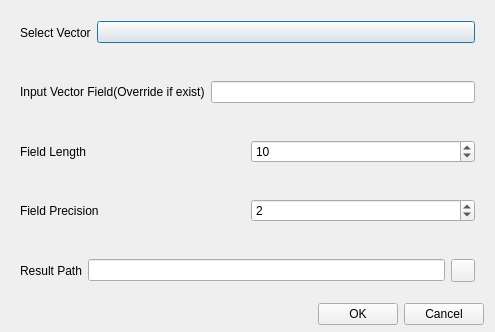
<?xml version="1.0" encoding="UTF-8"?>
<ui version="4.0">
 <class>shpCalAreaDialog</class>
 <widget class="QDialog" name="shpCalAreaDialog">
  <property name="geometry">
   <rect>
    <x>0</x>
    <y>0</y>
    <width>495</width>
    <height>332</height>
   </rect>
  </property>
  <property name="windowTitle">
   <string>Vector Cal Area Parameter Settings</string>
  </property>
  <layout class="QVBoxLayout" name="verticalLayout">
   <property name="spacing">
    <number>6</number>
   </property>
   <property name="topMargin">
    <number>6</number>
   </property>
   <property name="bottomMargin">
    <number>7</number>
   </property>
   <item>
    <widget class="CardWidget" name="CardWidget_4">
     <property name="layoutDirection">
      <enum>Qt::LeftToRight</enum>
     </property>
     <layout class="QHBoxLayout" name="horizontalLayout_5">
      <item>
       <widget class="BodyLabel" name="BodyLabel">
        <property name="text">
         <string>Select Vector</string>
        </property>
       </widget>
      </item>
      <item>
       <widget class="ComboBox" name="selectShpCb">
        <property name="sizePolicy">
         <sizepolicy hsizetype="Expanding" vsizetype="Fixed">
          <horstretch>0</horstretch>
          <verstretch>0</verstretch>
         </sizepolicy>
        </property>
       </widget>
      </item>
     </layout>
    </widget>
   </item>
   <item>
    <widget class="CardWidget" name="CardWidget_2">
     <property name="layoutDirection">
      <enum>Qt::LeftToRight</enum>
     </property>
     <layout class="QHBoxLayout" name="horizontalLayout_2">
      <item>
       <widget class="BodyLabel" name="BodyLabel_5">
        <property name="text">
         <string>Input Vector Field(Override if exist)</string>
        </property>
       </widget>
      </item>
      <item>
       <widget class="LineEdit" name="fieldNameLE">
        <property name="readOnly">
         <bool>false</bool>
        </property>
       </widget>
      </item>
     </layout>
    </widget>
   </item>
   <item>
    <widget class="CardWidget" name="CardWidget_5">
     <property name="layoutDirection">
      <enum>Qt::LeftToRight</enum>
     </property>
     <layout class="QHBoxLayout" name="horizontalLayout_6">
      <item>
       <widget class="BodyLabel" name="BodyLabel_7">
        <property name="text">
         <string>Field Length</string>
        </property>
       </widget>
      </item>
      <item>
       <widget class="SpinBox" name="fieldLengthSpinBox">
        <property name="minimum">
         <number>5</number>
        </property>
        <property name="maximum">
         <number>50</number>
        </property>
        <property name="value">
         <number>10</number>
        </property>
       </widget>
      </item>
     </layout>
    </widget>
   </item>
   <item>
    <widget class="CardWidget" name="CardWidget_3">
     <property name="layoutDirection">
      <enum>Qt::LeftToRight</enum>
     </property>
     <layout class="QHBoxLayout" name="horizontalLayout_4">
      <item>
       <widget class="BodyLabel" name="BodyLabel_6">
        <property name="text">
         <string>Field Precision</string>
        </property>
       </widget>
      </item>
      <item>
       <widget class="SpinBox" name="fieldPrecisionSpinBox">
        <property name="minimum">
         <number>1</number>
        </property>
        <property name="maximum">
         <number>7</number>
        </property>
        <property name="value">
         <number>2</number>
        </property>
       </widget>
      </item>
     </layout>
    </widget>
   </item>
   <item>
    <widget class="CardWidget" name="CardWidget">
     <property name="layoutDirection">
      <enum>Qt::LeftToRight</enum>
     </property>
     <layout class="QHBoxLayout" name="horizontalLayout">
      <item>
       <widget class="BodyLabel" name="BodyLabel_4">
        <property name="text">
         <string>Result Path</string>
        </property>
       </widget>
      </item>
      <item>
       <widget class="LineEdit" name="resLE">
        <property name="readOnly">
         <bool>true</bool>
        </property>
       </widget>
      </item>
      <item>
       <widget class="ToolButton" name="selectSaveFilePB"/>
      </item>
     </layout>
    </widget>
   </item>
   <item>
    <layout class="QHBoxLayout" name="horizontalLayout_3">
     <item>
      <spacer name="horizontalSpacer">
       <property name="orientation">
        <enum>Qt::Horizontal</enum>
       </property>
       <property name="sizeHint" stdset="0">
        <size>
         <width>40</width>
         <height>20</height>
        </size>
       </property>
      </spacer>
     </item>
     <item>
      <widget class="PushButton" name="runPB">
       <property name="text">
        <string>OK</string>
       </property>
      </widget>
     </item>
     <item>
      <widget class="PushButton" name="cancelPB">
       <property name="text">
        <string>Cancel</string>
       </property>
      </widget>
     </item>
    </layout>
   </item>
  </layout>
 </widget>
 <customwidgets>
  <customwidget>
   <class>ComboBox</class>
   <extends>QPushButton</extends>
   <header>qfluentwidgets</header>
  </customwidget>
  <customwidget>
   <class>PushButton</class>
   <extends>QPushButton</extends>
   <header>qfluentwidgets</header>
  </customwidget>
  <customwidget>
   <class>ToolButton</class>
   <extends>QToolButton</extends>
   <header>qfluentwidgets</header>
  </customwidget>
  <customwidget>
   <class>CardWidget</class>
   <extends>QFrame</extends>
   <header>qfluentwidgets</header>
   <container>1</container>
  </customwidget>
  <customwidget>
   <class>BodyLabel</class>
   <extends>QLabel</extends>
   <header>qfluentwidgets</header>
  </customwidget>
  <customwidget>
   <class>LineEdit</class>
   <extends>QLineEdit</extends>
   <header>qfluentwidgets</header>
  </customwidget>
  <customwidget>
   <class>SpinBox</class>
   <extends>QSpinBox</extends>
   <header>qfluentwidgets</header>
  </customwidget>
 </customwidgets>
 <resources>
  <include location="../../yoyirs.qrc"/>
 </resources>
 <connections/>
</ui>
